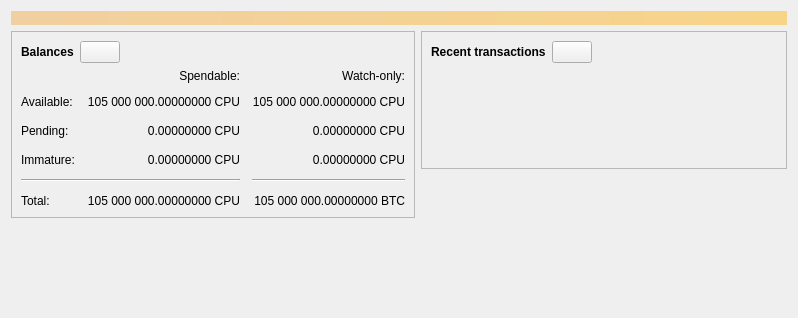
<?xml version="1.0" encoding="UTF-8"?>
<ui version="4.0">
 <class>OverviewPage</class>
 <widget class="QWidget" name="OverviewPage">
  <property name="geometry">
   <rect>
    <x>0</x>
    <y>0</y>
    <width>798</width>
    <height>318</height>
   </rect>
  </property>
  <property name="windowTitle">
   <string>Form</string>
  </property>
  <layout class="QVBoxLayout" name="topLayout">
   <item>
    <widget class="QLabel" name="labelAlerts">
     <property name="visible">
      <bool>false</bool>
     </property>
     <property name="styleSheet">
      <string notr="true">QLabel { background-color: qlineargradient(x1: 0, y1: 0, x2: 1, y2: 0, stop:0 #F0D0A0, stop:1 #F8D488); color:#000000; }</string>
     </property>
     <property name="wordWrap">
      <bool>true</bool>
     </property>
     <property name="margin">
      <number>3</number>
     </property>
     <property name="textInteractionFlags">
      <set>Qt::TextSelectableByMouse</set>
     </property>
    </widget>
   </item>
   <item>
    <layout class="QHBoxLayout" name="horizontalLayout" stretch="1,1">
     <item>
      <layout class="QVBoxLayout" name="verticalLayout_2">
       <item>
        <widget class="QFrame" name="frame">
         <property name="frameShape">
          <enum>QFrame::StyledPanel</enum>
         </property>
         <property name="frameShadow">
          <enum>QFrame::Raised</enum>
         </property>
         <layout class="QVBoxLayout" name="verticalLayout_4">
          <item>
           <layout class="QHBoxLayout" name="horizontalLayout_4">
            <item>
             <widget class="QLabel" name="label_5">
              <property name="font">
               <font>
                <weight>75</weight>
                <bold>true</bold>
               </font>
              </property>
              <property name="text">
               <string>Balances</string>
              </property>
             </widget>
            </item>
            <item>
             <widget class="QPushButton" name="labelWalletStatus">
              <property name="enabled">
               <bool>true</bool>
              </property>
              <property name="maximumSize">
               <size>
                <width>45</width>
                <height>16777215</height>
               </size>
              </property>
              <property name="toolTip">
               <string>The displayed information may be out of date. Your wallet automatically synchronizes with the CPUchain network after a connection is established, but this process has not completed yet.</string>
              </property>
              <property name="text">
               <string/>
              </property>
              <property name="icon">
               <iconset resource="../bitcoin.qrc">
                <normaloff>:/icons/warning</normaloff>
                <disabledoff>:/icons/warning</disabledoff>:/icons/warning</iconset>
              </property>
              <property name="iconSize">
               <size>
                <width>24</width>
                <height>24</height>
               </size>
              </property>
             </widget>
            </item>
            <item>
             <spacer name="horizontalSpacer_3">
              <property name="orientation">
               <enum>Qt::Horizontal</enum>
              </property>
              <property name="sizeHint" stdset="0">
               <size>
                <width>40</width>
                <height>20</height>
               </size>
              </property>
             </spacer>
            </item>
           </layout>
          </item>
          <item>
           <layout class="QGridLayout" name="gridLayout">
            <property name="spacing">
             <number>12</number>
            </property>
            <item row="2" column="2">
             <widget class="QLabel" name="labelWatchPending">
              <property name="cursor">
               <cursorShape>IBeamCursor</cursorShape>
              </property>
              <property name="toolTip">
               <string>Unconfirmed transactions to watch-only addresses</string>
              </property>
              <property name="text">
               <string notr="true">0.00000000 CPU</string>
              </property>
              <property name="alignment">
               <set>Qt::AlignRight|Qt::AlignTrailing|Qt::AlignVCenter</set>
              </property>
              <property name="textInteractionFlags">
               <set>Qt::LinksAccessibleByMouse|Qt::TextSelectableByKeyboard|Qt::TextSelectableByMouse</set>
              </property>
             </widget>
            </item>
            <item row="2" column="1">
             <widget class="QLabel" name="labelUnconfirmed">
              <property name="cursor">
               <cursorShape>IBeamCursor</cursorShape>
              </property>
              <property name="toolTip">
               <string>Total of transactions that have yet to be confirmed, and do not yet count toward the spendable balance</string>
              </property>
              <property name="text">
               <string notr="true">0.00000000 CPU</string>
              </property>
              <property name="alignment">
               <set>Qt::AlignRight|Qt::AlignTrailing|Qt::AlignVCenter</set>
              </property>
              <property name="textInteractionFlags">
               <set>Qt::LinksAccessibleByMouse|Qt::TextSelectableByKeyboard|Qt::TextSelectableByMouse</set>
              </property>
             </widget>
            </item>
            <item row="3" column="2">
             <widget class="QLabel" name="labelWatchImmature">
              <property name="cursor">
               <cursorShape>IBeamCursor</cursorShape>
              </property>
              <property name="toolTip">
               <string>Mined balance in watch-only addresses that has not yet matured</string>
              </property>
              <property name="text">
               <string notr="true">0.00000000 CPU</string>
              </property>
              <property name="alignment">
               <set>Qt::AlignRight|Qt::AlignTrailing|Qt::AlignVCenter</set>
              </property>
              <property name="textInteractionFlags">
               <set>Qt::LinksAccessibleByMouse|Qt::TextSelectableByKeyboard|Qt::TextSelectableByMouse</set>
              </property>
             </widget>
            </item>
            <item row="4" column="0" colspan="2">
             <widget class="Line" name="line">
              <property name="orientation">
               <enum>Qt::Horizontal</enum>
              </property>
             </widget>
            </item>
            <item row="4" column="2">
             <widget class="Line" name="lineWatchBalance">
              <property name="sizePolicy">
               <sizepolicy hsizetype="Preferred" vsizetype="Fixed">
                <horstretch>0</horstretch>
                <verstretch>0</verstretch>
               </sizepolicy>
              </property>
              <property name="minimumSize">
               <size>
                <width>140</width>
                <height>0</height>
               </size>
              </property>
              <property name="orientation">
               <enum>Qt::Horizontal</enum>
              </property>
             </widget>
            </item>
            <item row="5" column="0">
             <widget class="QLabel" name="labelTotalText">
              <property name="text">
               <string>Total:</string>
              </property>
             </widget>
            </item>
            <item row="3" column="1">
             <widget class="QLabel" name="labelImmature">
              <property name="cursor">
               <cursorShape>IBeamCursor</cursorShape>
              </property>
              <property name="toolTip">
               <string>Mined balance that has not yet matured</string>
              </property>
              <property name="text">
               <string notr="true">0.00000000 CPU</string>
              </property>
              <property name="alignment">
               <set>Qt::AlignRight|Qt::AlignTrailing|Qt::AlignVCenter</set>
              </property>
              <property name="textInteractionFlags">
               <set>Qt::LinksAccessibleByMouse|Qt::TextSelectableByKeyboard|Qt::TextSelectableByMouse</set>
              </property>
             </widget>
            </item>
            <item row="2" column="3">
             <spacer name="horizontalSpacer_2">
              <property name="orientation">
               <enum>Qt::Horizontal</enum>
              </property>
              <property name="sizeHint" stdset="0">
               <size>
                <width>40</width>
                <height>20</height>
               </size>
              </property>
             </spacer>
            </item>
            <item row="3" column="0">
             <widget class="QLabel" name="labelImmatureText">
              <property name="text">
               <string>Immature:</string>
              </property>
             </widget>
            </item>
            <item row="5" column="1">
             <widget class="QLabel" name="labelTotal">
              <property name="cursor">
               <cursorShape>IBeamCursor</cursorShape>
              </property>
              <property name="toolTip">
               <string>Your current total balance</string>
              </property>
              <property name="text">
               <string notr="true">105 000 000.00000000 CPU</string>
              </property>
              <property name="alignment">
               <set>Qt::AlignRight|Qt::AlignTrailing|Qt::AlignVCenter</set>
              </property>
              <property name="textInteractionFlags">
               <set>Qt::LinksAccessibleByMouse|Qt::TextSelectableByKeyboard|Qt::TextSelectableByMouse</set>
              </property>
             </widget>
            </item>
            <item row="5" column="2">
             <widget class="QLabel" name="labelWatchTotal">
              <property name="cursor">
               <cursorShape>IBeamCursor</cursorShape>
              </property>
              <property name="toolTip">
               <string>Current total balance in watch-only addresses</string>
              </property>
              <property name="text">
               <string notr="true">105 000 000.00000000 BTC</string>
              </property>
              <property name="alignment">
               <set>Qt::AlignRight|Qt::AlignTrailing|Qt::AlignVCenter</set>
              </property>
              <property name="textInteractionFlags">
               <set>Qt::LinksAccessibleByMouse|Qt::TextSelectableByKeyboard|Qt::TextSelectableByMouse</set>
              </property>
             </widget>
            </item>
            <item row="0" column="2">
             <widget class="QLabel" name="labelWatchonly">
              <property name="text">
               <string>Watch-only:</string>
              </property>
              <property name="alignment">
               <set>Qt::AlignRight|Qt::AlignTrailing|Qt::AlignVCenter</set>
              </property>
             </widget>
            </item>
            <item row="1" column="0">
             <widget class="QLabel" name="labelBalanceText">
              <property name="text">
               <string>Available:</string>
              </property>
             </widget>
            </item>
            <item row="1" column="1">
             <widget class="QLabel" name="labelBalance">
              <property name="cursor">
               <cursorShape>IBeamCursor</cursorShape>
              </property>
              <property name="toolTip">
               <string>Your current spendable balance</string>
              </property>
              <property name="text">
               <string notr="true">105 000 000.00000000 CPU</string>
              </property>
              <property name="alignment">
               <set>Qt::AlignRight|Qt::AlignTrailing|Qt::AlignVCenter</set>
              </property>
              <property name="textInteractionFlags">
               <set>Qt::LinksAccessibleByMouse|Qt::TextSelectableByKeyboard|Qt::TextSelectableByMouse</set>
              </property>
             </widget>
            </item>
            <item row="1" column="2">
             <widget class="QLabel" name="labelWatchAvailable">
              <property name="cursor">
               <cursorShape>IBeamCursor</cursorShape>
              </property>
              <property name="toolTip">
               <string>Your current balance in watch-only addresses</string>
              </property>
              <property name="text">
               <string notr="true">105 000 000.00000000 CPU</string>
              </property>
              <property name="alignment">
               <set>Qt::AlignRight|Qt::AlignTrailing|Qt::AlignVCenter</set>
              </property>
              <property name="textInteractionFlags">
               <set>Qt::LinksAccessibleByMouse|Qt::TextSelectableByKeyboard|Qt::TextSelectableByMouse</set>
              </property>
             </widget>
            </item>
            <item row="2" column="0">
             <widget class="QLabel" name="labelPendingText">
              <property name="text">
               <string>Pending:</string>
              </property>
             </widget>
            </item>
            <item row="0" column="1">
             <widget class="QLabel" name="labelSpendable">
              <property name="text">
               <string>Spendable:</string>
              </property>
              <property name="alignment">
               <set>Qt::AlignRight|Qt::AlignTrailing|Qt::AlignVCenter</set>
              </property>
             </widget>
            </item>
           </layout>
          </item>
         </layout>
        </widget>
       </item>
       <item>
        <spacer name="verticalSpacer">
         <property name="orientation">
          <enum>Qt::Vertical</enum>
         </property>
         <property name="sizeHint" stdset="0">
          <size>
           <width>20</width>
           <height>40</height>
          </size>
         </property>
        </spacer>
       </item>
      </layout>
     </item>
     <item>
      <layout class="QVBoxLayout" name="verticalLayout_3">
       <item>
        <widget class="QFrame" name="frame_2">
         <property name="frameShape">
          <enum>QFrame::StyledPanel</enum>
         </property>
         <property name="frameShadow">
          <enum>QFrame::Raised</enum>
         </property>
         <layout class="QVBoxLayout" name="verticalLayout">
          <item>
           <layout class="QHBoxLayout" name="horizontalLayout_2">
            <item>
             <widget class="QLabel" name="label_4">
              <property name="font">
               <font>
                <weight>75</weight>
                <bold>true</bold>
               </font>
              </property>
              <property name="text">
               <string>Recent transactions</string>
              </property>
             </widget>
            </item>
            <item>
             <widget class="QPushButton" name="labelTransactionsStatus">
              <property name="enabled">
               <bool>true</bool>
              </property>
              <property name="maximumSize">
               <size>
                <width>45</width>
                <height>16777215</height>
               </size>
              </property>
              <property name="toolTip">
               <string>The displayed information may be out of date. Your wallet automatically synchronizes with the CPUchain network after a connection is established, but this process has not completed yet.</string>
              </property>
              <property name="text">
               <string/>
              </property>
              <property name="icon">
               <iconset resource="../bitcoin.qrc">
                <normaloff>:/icons/warning</normaloff>
                <disabledoff>:/icons/warning</disabledoff>:/icons/warning</iconset>
              </property>
              <property name="iconSize">
               <size>
                <width>24</width>
                <height>24</height>
               </size>
              </property>
             </widget>
            </item>
            <item>
             <spacer name="horizontalSpacer">
              <property name="orientation">
               <enum>Qt::Horizontal</enum>
              </property>
              <property name="sizeHint" stdset="0">
               <size>
                <width>40</width>
                <height>20</height>
               </size>
              </property>
             </spacer>
            </item>
           </layout>
          </item>
          <item>
           <widget class="TransactionOverviewWidget" name="listTransactions">
            <property name="styleSheet">
             <string notr="true">QListView { background: transparent; }</string>
            </property>
            <property name="frameShape">
             <enum>QFrame::NoFrame</enum>
            </property>
            <property name="verticalScrollBarPolicy">
             <enum>Qt::ScrollBarAlwaysOff</enum>
            </property>
            <property name="horizontalScrollBarPolicy">
             <enum>Qt::ScrollBarAlwaysOff</enum>
            </property>
            <property name="sizeAdjustPolicy">
             <enum>QAbstractScrollArea::AdjustToContents</enum>
            </property>
            <property name="selectionMode">
             <enum>QAbstractItemView::NoSelection</enum>
            </property>
            <property name="uniformItemSizes">
             <bool>true</bool>
            </property>
           </widget>
          </item>
         </layout>
        </widget>
       </item>
       <item>
        <spacer name="verticalSpacer_2">
         <property name="orientation">
          <enum>Qt::Vertical</enum>
         </property>
         <property name="sizeHint" stdset="0">
          <size>
           <width>20</width>
           <height>40</height>
          </size>
         </property>
        </spacer>
       </item>
      </layout>
     </item>
    </layout>
   </item>
  </layout>
 </widget>
 <customwidgets>
  <customwidget>
   <class>TransactionOverviewWidget</class>
   <extends>QListView</extends>
   <header>qt/transactionoverviewwidget.h</header>
  </customwidget>
 </customwidgets>
 <resources/>
 <connections/>
</ui>
